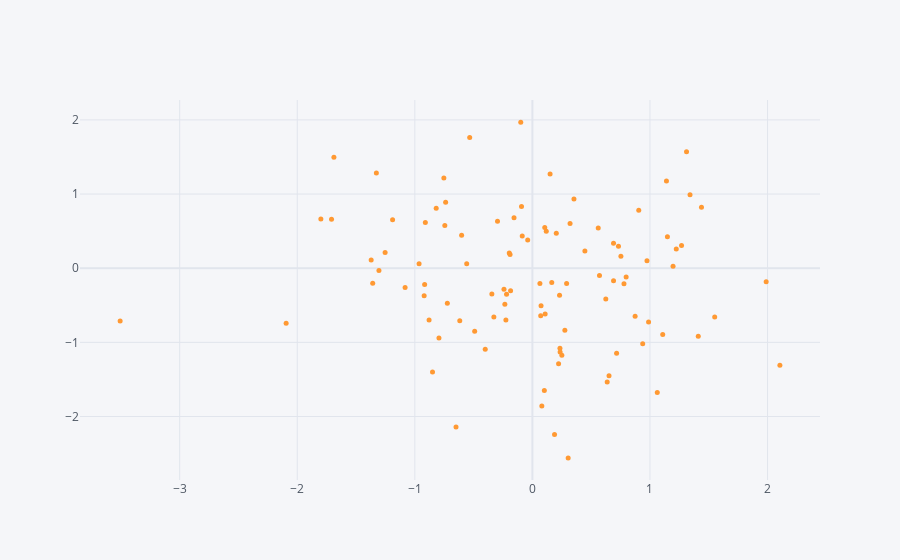

Here is the notebook cell this chart was saved with:
### Code cell
df.iplot(kind='scatter', x='A', y='B', mode="markers", size=5)
